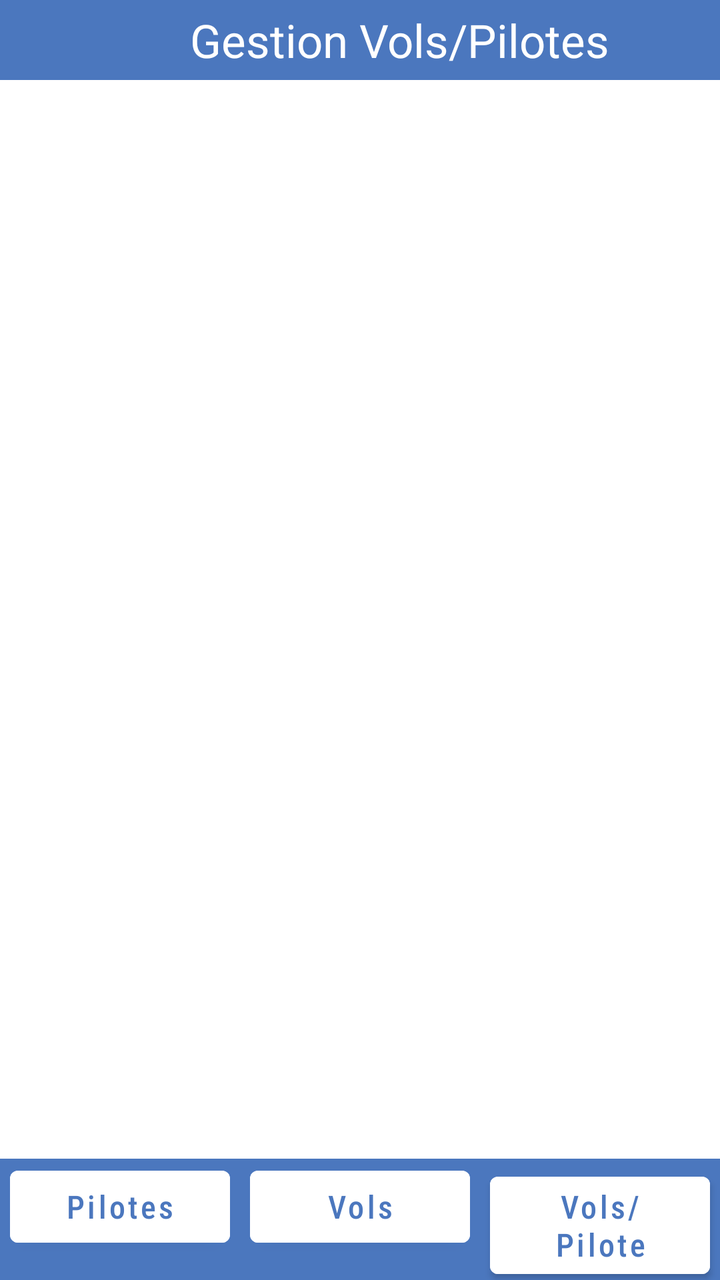
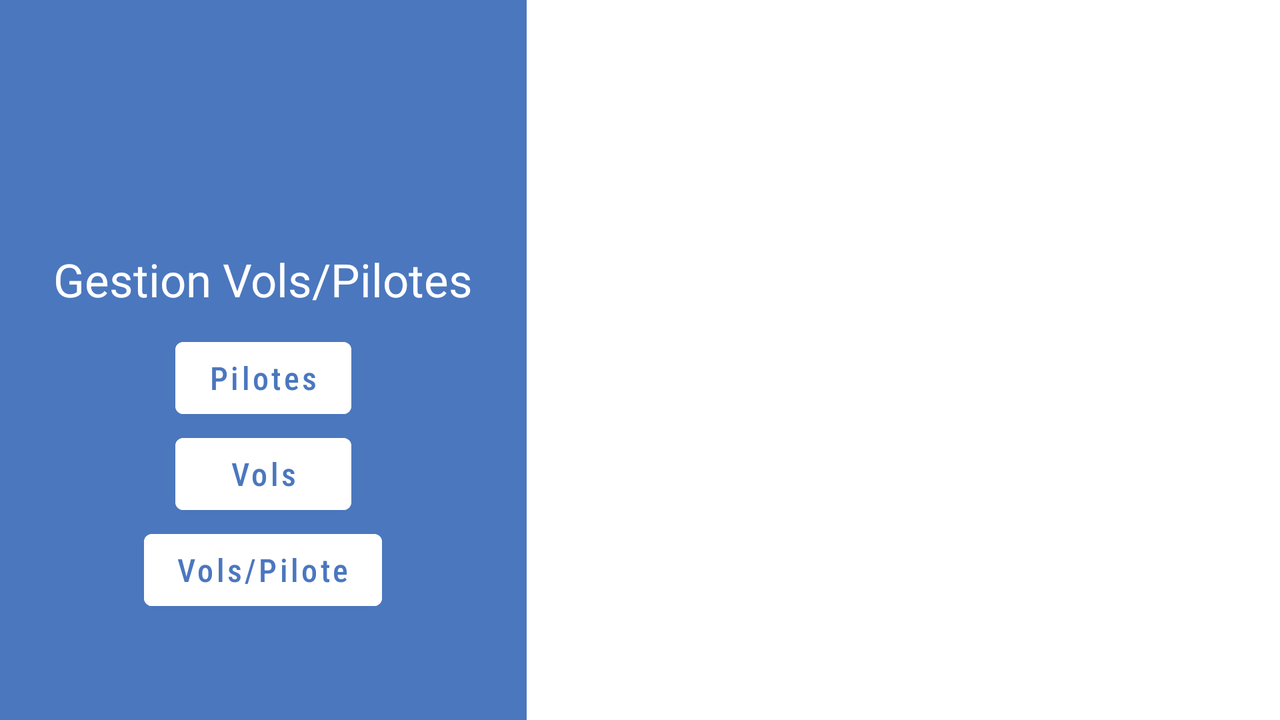

The same Android screen from two of the app's own layout files: first res/layout/ as a phone draws it, then the repository's variant for another configuration, drawn on a device whose configuration selects that folder. Both files follow.
<!-- AndroidManifest.xml: application theme Theme.GestionVolsPilotes -->
<!-- res/layout/activity_main.xml -->
<?xml version="1.0" encoding="utf-8"?>
<LinearLayout xmlns:android="http://schemas.android.com/apk/res/android"
    xmlns:app="http://schemas.android.com/apk/res-auto"
    xmlns:tools="http://schemas.android.com/tools"
    android:layout_width="match_parent"
    android:orientation="vertical"
    android:gravity="center_horizontal"
    android:layout_height="match_parent"
    tools:context=".activities.MainActivity">

    <LinearLayout
        android:layout_width="match_parent"
        android:orientation="horizontal"
        android:gravity="center"
        android:background="@color/uiBlue"
        android:layout_height="wrap_content">
        <ImageView
            android:layout_width="100px"
            android:layout_margin="10px"
            android:layout_height="100px"
            android:src="@drawable/flight"/>

        <TextView
            android:layout_width="wrap_content"
            android:layout_height="wrap_content"
            android:text="Gestion Vols/Pilotes"
            android:textColor="@color/white"
            android:textSize="23dp"
            app:layout_constraintBottom_toBottomOf="parent"
            app:layout_constraintLeft_toLeftOf="parent"
            app:layout_constraintRight_toRightOf="parent"
            app:layout_constraintTop_toTopOf="parent" />
    </LinearLayout>

    <FrameLayout
        android:id="@+id/fragmentContainer"
        android:layout_width="match_parent"
        android:layout_height="0dp"
        android:layout_weight="1">

    </FrameLayout>

    <LinearLayout
        android:layout_width="match_parent"
        android:orientation="horizontal"
        android:background="@color/uiBlue"
        android:layout_height="wrap_content">

        <Button
            android:id="@+id/btn_pilotes"
            android:layout_width="0dp"
            android:layout_weight="1"
            android:layout_marginHorizontal="5dp"
            android:layout_height="wrap_content"
            android:textAllCaps="false"
            android:textColor="@color/uiBlue"
            android:backgroundTint="@color/white"
            android:fontFamily="sans-serif-condensed-medium"
            android:textSize="16dp"
            android:text="Pilotes"/>

        <Button
            android:id="@+id/btn_vols"
            android:layout_width="0dp"
            android:layout_weight="1"
            android:layout_marginHorizontal="5dp"
            android:layout_height="wrap_content"
            android:textAllCaps="false"
            android:textColor="@color/uiBlue"
            android:backgroundTint="@color/white"
            android:fontFamily="sans-serif-condensed-medium"
            android:textSize="16dp"
            android:text="Vols"/>

        <Button
            android:id="@+id/btn_vols_by_pilote"
            android:layout_width="0dp"
            android:layout_weight="1"
            android:layout_marginHorizontal="5dp"
            android:layout_height="wrap_content"
            android:textAllCaps="false"
            android:textColor="@color/uiBlue"
            android:backgroundTint="@color/white"
            android:fontFamily="sans-serif-condensed-medium"
            android:textSize="16dp"
            android:text="Vols/Pilote"/>

    </LinearLayout>

</LinearLayout>
<!-- resources referenced by this layout -->
<resources>
  <color name="uiBlue">#4b77be</color>
  <color name="white">#FFFFFFFF</color>
  <style name="Theme.GestionVolsPilotes" parent="Theme.MaterialComponents.DayNight.NoActionBar">
          
          <item name="colorPrimary">@color/purple_500</item>
          <item name="colorPrimaryVariant">@color/purple_700</item>
          <item name="colorOnPrimary">@color/white</item>
          
          <item name="colorSecondary">@color/teal_200</item>
          <item name="colorSecondaryVariant">@color/teal_700</item>
          <item name="colorOnSecondary">@color/black</item>
          
          <item name="android:statusBarColor" tools:targetApi="l">@color/uiBlue</item>
          
      </style>
  <color name="purple_500">#FF6200EE</color>
  <color name="purple_700">#FF3700B3</color>
  <color name="teal_200">#FF03DAC5</color>
  <color name="teal_700">#FF018786</color>
  <color name="black">#FF000000</color>
</resources>
<!-- res/layout-land/activity_main.xml (the repository's variant of the layout above) -->
<!-- drawn on the phone turned sideways -->
<?xml version="1.0" encoding="utf-8"?>
<LinearLayout xmlns:android="http://schemas.android.com/apk/res/android"
    xmlns:app="http://schemas.android.com/apk/res-auto"
    xmlns:tools="http://schemas.android.com/tools"
    android:layout_width="match_parent"
    android:orientation="horizontal"
    android:gravity="center"
    android:layout_height="match_parent"
    tools:context=".activities.MainActivity">

    <LinearLayout
        android:layout_width="0dp"
        android:layout_weight="0.7"
        android:layout_gravity="center"
        android:orientation="vertical"
        android:gravity="center"
        android:background="@color/uiBlue"
        android:layout_height="match_parent">
        <ImageView
            android:layout_width="170px"
            android:layout_margin="10px"
            android:layout_height="170px"
            android:src="@drawable/flight"/>

        <TextView
            android:layout_width="wrap_content"
            android:layout_height="wrap_content"
            android:text="Gestion Vols/Pilotes"
            android:textColor="@color/white"
            android:textSize="23dp"
            android:layout_margin="10dp" />

        <LinearLayout
            android:layout_width="match_parent"
            android:orientation="vertical"
            android:gravity="center"
            android:background="@color/uiBlue"
            android:layout_height="wrap_content">

            <Button
                android:id="@+id/btn_pilotes"
                android:layout_width="wrap_content"
                android:layout_marginHorizontal="5dp"
                android:layout_height="wrap_content"
                android:textAllCaps="false"
                android:textColor="@color/uiBlue"
                android:backgroundTint="@color/white"
                android:fontFamily="sans-serif-condensed-medium"
                android:textSize="16dp"
                android:text="Pilotes"/>

            <Button
                android:id="@+id/btn_vols"
                android:layout_width="wrap_content"
                android:layout_marginHorizontal="5dp"
                android:layout_height="wrap_content"
                android:textAllCaps="false"
                android:textColor="@color/uiBlue"
                android:backgroundTint="@color/white"
                android:fontFamily="sans-serif-condensed-medium"
                android:textSize="16dp"
                android:text="Vols"/>

            <Button
                android:id="@+id/btn_vols_by_pilote"
                android:layout_width="wrap_content"
                android:layout_marginHorizontal="5dp"
                android:layout_height="wrap_content"
                android:textAllCaps="false"
                android:textColor="@color/uiBlue"
                android:backgroundTint="@color/white"
                android:fontFamily="sans-serif-condensed-medium"
                android:textSize="16dp"
                android:text="Vols/Pilote"/>

        </LinearLayout>
    </LinearLayout>

    <FrameLayout
        android:id="@+id/fragmentContainer"
        android:layout_width="0dp"
        android:layout_height="match_parent"
        android:layout_weight="1">

    </FrameLayout>



</LinearLayout>
